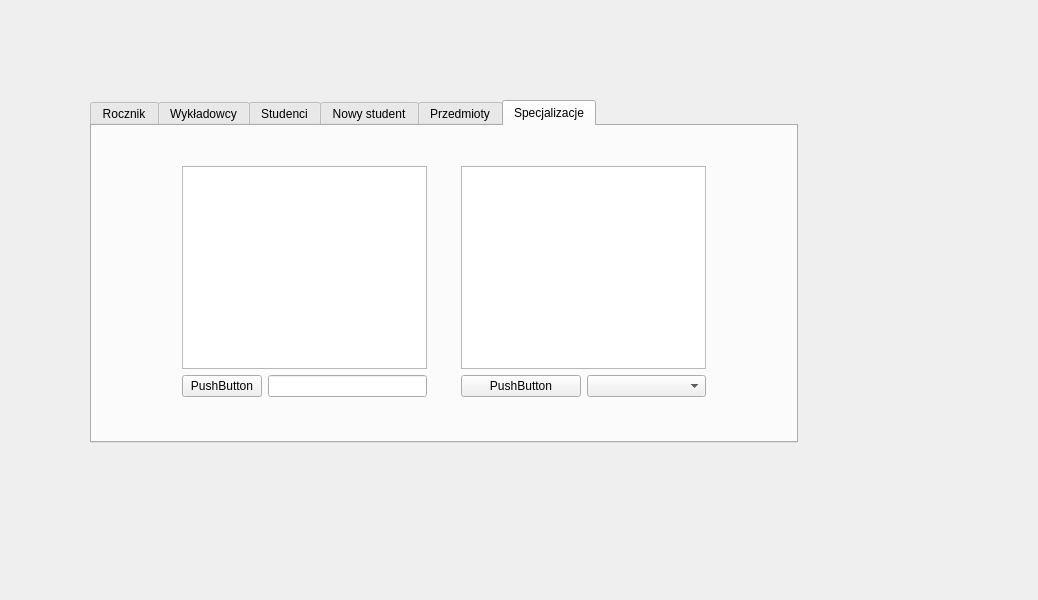
<?xml version="1.0" encoding="UTF-8"?>
<ui version="4.0">
 <class>Dialog</class>
 <widget class="QDialog" name="Dialog">
  <property name="geometry">
   <rect>
    <x>0</x>
    <y>0</y>
    <width>1038</width>
    <height>600</height>
   </rect>
  </property>
  <property name="windowTitle">
   <string>Dialog</string>
  </property>
  <widget class="QDialogButtonBox" name="buttonBox">
   <property name="geometry">
    <rect>
     <x>30</x>
     <y>240</y>
     <width>341</width>
     <height>32</height>
    </rect>
   </property>
   <property name="orientation">
    <enum>Qt::Horizontal</enum>
   </property>
   <property name="standardButtons">
    <set>QDialogButtonBox::Cancel|QDialogButtonBox::Ok</set>
   </property>
  </widget>
  <widget class="QTabWidget" name="newStudentsTab">
   <property name="enabled">
    <bool>true</bool>
   </property>
   <property name="geometry">
    <rect>
     <x>90</x>
     <y>100</y>
     <width>708</width>
     <height>343</height>
    </rect>
   </property>
   <property name="sizePolicy">
    <sizepolicy hsizetype="Maximum" vsizetype="Maximum">
     <horstretch>0</horstretch>
     <verstretch>0</verstretch>
    </sizepolicy>
   </property>
   <property name="currentIndex">
    <number>5</number>
   </property>
   <widget class="QWidget" name="R">
    <attribute name="title">
     <string>Rocznik</string>
    </attribute>
   </widget>
   <widget class="QWidget" name="Wykladowcy">
    <attribute name="title">
     <string>Wykładowcy</string>
    </attribute>
    <widget class="QWidget" name="layoutWidget">
     <property name="geometry">
      <rect>
       <x>10</x>
       <y>20</y>
       <width>686</width>
       <height>258</height>
      </rect>
     </property>
     <layout class="QHBoxLayout" name="horizontalLayout_8">
      <item>
       <layout class="QVBoxLayout" name="verticalLayout_6">
        <item>
         <layout class="QHBoxLayout" name="horizontalLayout_9">
          <item>
           <widget class="QScrollBar" name="verticalScrollBarOfLecturersList">
            <property name="orientation">
             <enum>Qt::Vertical</enum>
            </property>
           </widget>
          </item>
          <item>
           <widget class="QTableWidget" name="tableWidgetLecturer"/>
          </item>
         </layout>
        </item>
       </layout>
      </item>
      <item>
       <layout class="QHBoxLayout" name="horizontalLayout_10">
        <item>
         <layout class="QVBoxLayout" name="verticalLayout_7">
          <item alignment="Qt::AlignBottom">
           <widget class="QLabel" name="lecturerInformationsLabel_3">
            <property name="sizePolicy">
             <sizepolicy hsizetype="Minimum" vsizetype="Minimum">
              <horstretch>0</horstretch>
              <verstretch>0</verstretch>
             </sizepolicy>
            </property>
            <property name="maximumSize">
             <size>
              <width>16777215</width>
              <height>16766643</height>
             </size>
            </property>
            <property name="text">
             <string>Dane wykładowcy</string>
            </property>
            <property name="alignment">
             <set>Qt::AlignLeading|Qt::AlignLeft|Qt::AlignTop</set>
            </property>
           </widget>
          </item>
          <item>
           <widget class="QLineEdit" name="lecturerFirstNameField_3">
            <property name="placeholderText">
             <string>Imię</string>
            </property>
           </widget>
          </item>
          <item>
           <widget class="QLineEdit" name="lecturerSureNameField_3">
            <property name="placeholderText">
             <string>Nazwisko</string>
            </property>
           </widget>
          </item>
          <item>
           <widget class="QLineEdit" name="lecturerPeselNameField_3">
            <property name="placeholderText">
             <string>PESEL</string>
            </property>
           </widget>
          </item>
          <item>
           <widget class="QLineEdit" name="lecturerAdressField_3">
            <property name="placeholderText">
             <string>Adres Zamieszkania</string>
            </property>
           </widget>
          </item>
         </layout>
        </item>
        <item>
         <layout class="QVBoxLayout" name="verticalLayout_12"/>
        </item>
       </layout>
      </item>
     </layout>
    </widget>
    <widget class="QPushButton" name="studentEditDataButton_2">
     <property name="geometry">
      <rect>
       <x>10</x>
       <y>280</y>
       <width>686</width>
       <height>27</height>
      </rect>
     </property>
     <property name="text">
      <string>Edytuj zmiany</string>
     </property>
    </widget>
   </widget>
   <widget class="QWidget" name="Studenci">
    <attribute name="title">
     <string>Studenci</string>
    </attribute>
    <layout class="QVBoxLayout" name="verticalLayout_5">
     <item>
      <layout class="QHBoxLayout" name="horizontalLayout_4">
       <item>
        <layout class="QVBoxLayout" name="verticalLayout_4">
         <item>
          <layout class="QHBoxLayout" name="horizontalLayout_3">
           <item>
            <widget class="QScrollBar" name="verticalScrollBarOfStudentsList">
             <property name="orientation">
              <enum>Qt::Vertical</enum>
             </property>
            </widget>
           </item>
           <item>
            <widget class="QTableWidget" name="tableWidget"/>
           </item>
          </layout>
         </item>
        </layout>
       </item>
       <item>
        <layout class="QHBoxLayout" name="horizontalLayout_2">
         <item>
          <layout class="QVBoxLayout" name="verticalLayout_3">
           <item alignment="Qt::AlignBottom">
            <widget class="QLabel" name="studentInformationsLabel">
             <property name="sizePolicy">
              <sizepolicy hsizetype="Minimum" vsizetype="Minimum">
               <horstretch>0</horstretch>
               <verstretch>0</verstretch>
              </sizepolicy>
             </property>
             <property name="maximumSize">
              <size>
               <width>16777215</width>
               <height>16766643</height>
              </size>
             </property>
             <property name="text">
              <string>Dane studenta</string>
             </property>
             <property name="alignment">
              <set>Qt::AlignLeading|Qt::AlignLeft|Qt::AlignTop</set>
             </property>
            </widget>
           </item>
           <item>
            <widget class="QLineEdit" name="studentIndexNumberField">
             <property name="placeholderText">
              <string>Index</string>
             </property>
            </widget>
           </item>
           <item>
            <widget class="QLineEdit" name="studentFirstNameField">
             <property name="placeholderText">
              <string>Imię</string>
             </property>
            </widget>
           </item>
           <item>
            <widget class="QLineEdit" name="studentSureNameField">
             <property name="placeholderText">
              <string>Nazwisko</string>
             </property>
            </widget>
           </item>
           <item>
            <widget class="QLineEdit" name="studentPeselNameField">
             <property name="placeholderText">
              <string>PESEL</string>
             </property>
            </widget>
           </item>
           <item>
            <widget class="QLineEdit" name="studentAdressField">
             <property name="placeholderText">
              <string>Adres Zamieszkania</string>
             </property>
            </widget>
           </item>
           <item>
            <layout class="QHBoxLayout" name="horizontalLayout_6">
             <item>
              <widget class="QLabel" name="studentGroupLabel">
               <property name="text">
                <string>Grupa</string>
               </property>
              </widget>
             </item>
             <item>
              <widget class="QComboBox" name="studentGroupDropdownList">
               <property name="editable">
                <bool>false</bool>
               </property>
               <property name="currentText" stdset="0">
                <string>sacasc</string>
               </property>
               <property name="insertPolicy">
                <enum>QComboBox::InsertAfterCurrent</enum>
               </property>
               <property name="frame">
                <bool>true</bool>
               </property>
               <item>
                <property name="text">
                 <string>sacasc</string>
                </property>
               </item>
               <item>
                <property name="text">
                 <string>sacasc</string>
                </property>
               </item>
               <item>
                <property name="text">
                 <string>ascascas</string>
                </property>
               </item>
               <item>
                <property name="text">
                 <string>cascasca</string>
                </property>
               </item>
               <item>
                <property name="text">
                 <string>scascasc</string>
                </property>
               </item>
               <item>
                <property name="text">
                 <string>ascascasc</string>
                </property>
               </item>
              </widget>
             </item>
            </layout>
           </item>
           <item>
            <layout class="QHBoxLayout" name="horizontalLayout_5">
             <item>
              <widget class="QLabel" name="studentYearLabel">
               <property name="text">
                <string>Rocznik</string>
               </property>
              </widget>
             </item>
             <item>
              <widget class="QComboBox" name="studentYearDropdownList">
               <property name="editable">
                <bool>false</bool>
               </property>
               <property name="currentText" stdset="0">
                <string>sacasc</string>
               </property>
               <property name="insertPolicy">
                <enum>QComboBox::InsertAfterCurrent</enum>
               </property>
               <property name="frame">
                <bool>true</bool>
               </property>
               <item>
                <property name="text">
                 <string>sacasc</string>
                </property>
               </item>
               <item>
                <property name="text">
                 <string>sacasc</string>
                </property>
               </item>
               <item>
                <property name="text">
                 <string>ascascas</string>
                </property>
               </item>
               <item>
                <property name="text">
                 <string>cascasca</string>
                </property>
               </item>
               <item>
                <property name="text">
                 <string>scascasc</string>
                </property>
               </item>
               <item>
                <property name="text">
                 <string>ascascasc</string>
                </property>
               </item>
              </widget>
             </item>
            </layout>
           </item>
          </layout>
         </item>
         <item>
          <layout class="QVBoxLayout" name="verticalLayout_2"/>
         </item>
        </layout>
       </item>
      </layout>
     </item>
     <item>
      <widget class="QPushButton" name="studentEditDataButton">
       <property name="text">
        <string>Edytuj zmiany</string>
       </property>
      </widget>
     </item>
    </layout>
    <zorder></zorder>
    <zorder>studentEditDataButton</zorder>
   </widget>
   <widget class="QWidget" name="NowyStudent">
    <attribute name="title">
     <string>Nowy student</string>
    </attribute>
    <widget class="QWidget" name="layoutWidget_2">
     <property name="geometry">
      <rect>
       <x>10</x>
       <y>20</y>
       <width>686</width>
       <height>281</height>
      </rect>
     </property>
     <layout class="QHBoxLayout" name="horizontalLayout_7">
      <item>
       <layout class="QVBoxLayout" name="verticalLayout_8">
        <item>
         <layout class="QHBoxLayout" name="horizontalLayout_11"/>
        </item>
       </layout>
      </item>
      <item>
       <layout class="QHBoxLayout" name="horizontalLayout_12">
        <item>
         <layout class="QVBoxLayout" name="verticalLayout_9">
          <item alignment="Qt::AlignBottom">
           <widget class="QLabel" name="newStudentInformationsLabel_2">
            <property name="sizePolicy">
             <sizepolicy hsizetype="Minimum" vsizetype="Minimum">
              <horstretch>0</horstretch>
              <verstretch>0</verstretch>
             </sizepolicy>
            </property>
            <property name="maximumSize">
             <size>
              <width>16777215</width>
              <height>16766643</height>
             </size>
            </property>
            <property name="text">
             <string>Dane studenta</string>
            </property>
            <property name="alignment">
             <set>Qt::AlignLeading|Qt::AlignLeft|Qt::AlignTop</set>
            </property>
           </widget>
          </item>
          <item>
           <widget class="QLineEdit" name="newStudentFirstNameField">
            <property name="placeholderText">
             <string>Imię</string>
            </property>
           </widget>
          </item>
          <item>
           <widget class="QLineEdit" name="newStudentSureNameField">
            <property name="placeholderText">
             <string>Nazwisko</string>
            </property>
           </widget>
          </item>
          <item>
           <widget class="QLineEdit" name="newStudentPeselNameField">
            <property name="placeholderText">
             <string>PESEL</string>
            </property>
           </widget>
          </item>
          <item>
           <widget class="QLineEdit" name="newStudentAdressField">
            <property name="placeholderText">
             <string>Adres Zamieszkania</string>
            </property>
           </widget>
          </item>
          <item>
           <layout class="QHBoxLayout" name="horizontalLayout_13">
            <item>
             <layout class="QHBoxLayout" name="horizontalLayout_14">
              <item>
               <widget class="QLabel" name="newStudentYearLabel">
                <property name="text">
                 <string>Rocznik</string>
                </property>
               </widget>
              </item>
              <item>
               <widget class="QComboBox" name="newStudentYearDropdownList">
                <property name="editable">
                 <bool>false</bool>
                </property>
                <property name="currentText" stdset="0">
                 <string>sacasc</string>
                </property>
                <property name="insertPolicy">
                 <enum>QComboBox::InsertAfterCurrent</enum>
                </property>
                <property name="frame">
                 <bool>true</bool>
                </property>
                <item>
                 <property name="text">
                  <string>sacasc</string>
                 </property>
                </item>
                <item>
                 <property name="text">
                  <string>sacasc</string>
                 </property>
                </item>
                <item>
                 <property name="text">
                  <string>ascascas</string>
                 </property>
                </item>
                <item>
                 <property name="text">
                  <string>cascasca</string>
                 </property>
                </item>
                <item>
                 <property name="text">
                  <string>scascasc</string>
                 </property>
                </item>
                <item>
                 <property name="text">
                  <string>ascascasc</string>
                 </property>
                </item>
               </widget>
              </item>
             </layout>
            </item>
            <item>
             <widget class="QLabel" name="newStudentGroupLabel">
              <property name="text">
               <string>Grupa</string>
              </property>
              <property name="alignment">
               <set>Qt::AlignRight|Qt::AlignTrailing|Qt::AlignVCenter</set>
              </property>
             </widget>
            </item>
            <item>
             <widget class="QComboBox" name="newStudentGroupDropdownList">
              <property name="editable">
               <bool>false</bool>
              </property>
              <property name="currentText" stdset="0">
               <string>sacasc</string>
              </property>
              <property name="insertPolicy">
               <enum>QComboBox::InsertAfterCurrent</enum>
              </property>
              <property name="frame">
               <bool>true</bool>
              </property>
              <item>
               <property name="text">
                <string>sacasc</string>
               </property>
              </item>
              <item>
               <property name="text">
                <string>sacasc</string>
               </property>
              </item>
              <item>
               <property name="text">
                <string>ascascas</string>
               </property>
              </item>
              <item>
               <property name="text">
                <string>cascasca</string>
               </property>
              </item>
              <item>
               <property name="text">
                <string>scascasc</string>
               </property>
              </item>
              <item>
               <property name="text">
                <string>ascascasc</string>
               </property>
              </item>
             </widget>
            </item>
           </layout>
          </item>
          <item>
           <widget class="QPushButton" name="newStudentSubmitButton">
            <property name="text">
             <string>Zapisz</string>
            </property>
           </widget>
          </item>
         </layout>
        </item>
        <item>
         <layout class="QVBoxLayout" name="verticalLayout_10">
          <item>
           <widget class="QFrame" name="studentStatusFrame_2">
            <property name="frameShape">
             <enum>QFrame::StyledPanel</enum>
            </property>
            <property name="frameShadow">
             <enum>QFrame::Raised</enum>
            </property>
            <layout class="QHBoxLayout" name="horizontalLayout_15"/>
           </widget>
          </item>
         </layout>
        </item>
       </layout>
      </item>
     </layout>
    </widget>
   </widget>
   <widget class="QWidget" name="tab">
    <attribute name="title">
     <string>Przedmioty</string>
    </attribute>
    <widget class="QWidget" name="">
     <property name="geometry">
      <rect>
       <x>20</x>
       <y>20</y>
       <width>671</width>
       <height>271</height>
      </rect>
     </property>
     <layout class="QVBoxLayout" name="verticalLayout">
      <item>
       <layout class="QHBoxLayout" name="horizontalLayout_16">
        <item>
         <widget class="QScrollBar" name="verticalScrollBar">
          <property name="orientation">
           <enum>Qt::Vertical</enum>
          </property>
         </widget>
        </item>
        <item>
         <widget class="QTableWidget" name="tableWidgetSubjects"/>
        </item>
       </layout>
      </item>
      <item>
       <layout class="QHBoxLayout" name="horizontalLayout">
        <item>
         <widget class="QPushButton" name="newSubjectButton">
          <property name="text">
           <string>Nowy przedmiot</string>
          </property>
         </widget>
        </item>
        <item>
         <widget class="QLineEdit" name="newSubjectField"/>
        </item>
       </layout>
      </item>
     </layout>
    </widget>
   </widget>
   <widget class="QWidget" name="specialisations">
    <attribute name="title">
     <string>Specjalizacje</string>
    </attribute>
    <widget class="QWidget" name="">
     <property name="geometry">
      <rect>
       <x>90</x>
       <y>40</y>
       <width>524</width>
       <height>231</height>
      </rect>
     </property>
     <layout class="QHBoxLayout" name="horizontalLayout_19">
      <item>
       <layout class="QVBoxLayout" name="verticalLayout_11">
        <item>
         <widget class="QTableWidget" name="specialisationsList"/>
        </item>
        <item>
         <layout class="QHBoxLayout" name="horizontalLayout_17">
          <item>
           <widget class="QPushButton" name="newSpecialisationSubmitButton">
            <property name="text">
             <string>PushButton</string>
            </property>
           </widget>
          </item>
          <item>
           <widget class="QLineEdit" name="newSpecialisationField"/>
          </item>
         </layout>
        </item>
       </layout>
      </item>
      <item>
       <spacer name="horizontalSpacer">
        <property name="orientation">
         <enum>Qt::Horizontal</enum>
        </property>
        <property name="sizeHint" stdset="0">
         <size>
          <width>40</width>
          <height>20</height>
         </size>
        </property>
       </spacer>
      </item>
      <item>
       <layout class="QVBoxLayout" name="verticalLayout_13">
        <item>
         <widget class="QTableWidget" name="specjalisationsSubjectsList"/>
        </item>
        <item>
         <layout class="QHBoxLayout" name="horizontalLayout_18">
          <item>
           <widget class="QPushButton" name="addSubjectToSpecialisationSubmitButton">
            <property name="text">
             <string>PushButton</string>
            </property>
           </widget>
          </item>
          <item>
           <widget class="QComboBox" name="subjectsListForSpecialisation"/>
          </item>
         </layout>
        </item>
       </layout>
      </item>
     </layout>
    </widget>
   </widget>
  </widget>
 </widget>
 <resources/>
 <connections>
  <connection>
   <sender>buttonBox</sender>
   <signal>accepted()</signal>
   <receiver>Dialog</receiver>
   <slot>accept()</slot>
   <hints>
    <hint type="sourcelabel">
     <x>248</x>
     <y>254</y>
    </hint>
    <hint type="destinationlabel">
     <x>157</x>
     <y>274</y>
    </hint>
   </hints>
  </connection>
  <connection>
   <sender>buttonBox</sender>
   <signal>rejected()</signal>
   <receiver>Dialog</receiver>
   <slot>reject()</slot>
   <hints>
    <hint type="sourcelabel">
     <x>316</x>
     <y>260</y>
    </hint>
    <hint type="destinationlabel">
     <x>286</x>
     <y>274</y>
    </hint>
   </hints>
  </connection>
 </connections>
</ui>
